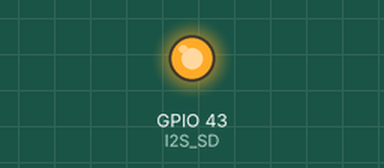
Simulated run of this sketch. Board: Seeed XIAO ESP32-S3. Parts: output pins drawn as LEDs (lit = HIGH). I2S audio is not simulated (input reads silence); what the sketch prints to the serial monitor is not drawn.

Above: at 1.1 s.
At 11.1 s:
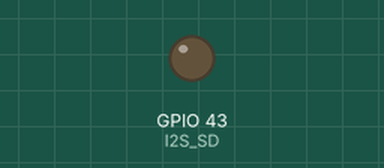
Timing chart, 0 to 12.6 s (numbered marks = the images above):
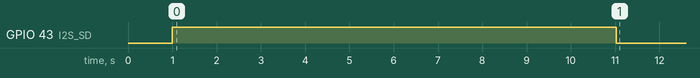

The sketch:

MAX98357_TEST.ino
```cpp
/*
 * MAX98357A Speaker Test for XIAO ESP32S3 Sense
 *
 * Generates a 440Hz sine wave test tone via I2S.
 * No SD card or audio file needed.
 *
 * ==================== WIRING ====================
 *
 *   XIAO ESP32S3 Sense        MAX98357A
 *   ──────────────────        ─────────
 *   GND                 --->  GND
 *   3.3V                --->  VIN
 *   D1 (GPIO2)          --->  BCLK
 *   D0 (GPIO1)          --->  LRC (WS)
 *   D3 (GPIO4)          --->  DIN
 *   D6 (GPIO43)         --->  SD    (可选: 也可将SD直接接3.3V,代码中将I2S_SD改为-1)
 *   3.3V                --->  GAIN  (12dB增益, 其它增益见下方)
 *
 *   扬声器 + / -        --->  MAX98357A 输出端子 (+ / -)
 *
 * ==================== GAIN 选择 ====================
 *   GAIN 接 GND       -> 9dB
 *   GAIN 悬空          -> 6dB
 *   GAIN 接 VDD(3.3V)  -> 12dB (推荐)
 *   GAIN 经100K到GND   -> 3dB
 *   GAIN 经100K到VDD   -> 15dB
 *
 * ================ XIAO 引脚速查表 =================
 *   XIAO引脚 | GPIO | 备注
 *   D0       |  1   | 空闲,本次用作 LRC
 *   D1       |  2   | 空闲,本次用作 BCLK
 *   D2       |  3   | 共享SD卡CS (勿用)
 *   D3       |  4   | 空闲,本次用作 DOUT
 *   D4       |  5   | I2C SDA
 *   D5       |  6   | I2C SCL
 *   D6       | 43   | UART TX(空闲可用),本次用作 SD
 *   D7       | 44   | UART RX
 *   D8       |  7   | 共享SD卡SCK (勿用)
 *   D9       |  8   | 共享SD卡MISO (勿用)
 *   D10      |  9   | 共享SD卡MOSI (勿用)
 *   板载LED | 21   | 用户LED (低电平亮)
 *   板载PDM麦克风 | 41/42 | 如需释放出来需切断J1/J2焊盘
 * ==================================================
 */

#include <driver/i2s.h>

// --- I2S 引脚定义 (按需修改) ---
#define I2S_BCLK  2    // Bit Clock  -> XIAO D1
#define I2S_LRC   1    // Word Select -> XIAO D0
#define I2S_DOUT  4    // Data Out    -> XIAO D3
#define I2S_SD   43    // Shutdown    -> XIAO D6 (设为-1则直接接3.3V)

// --- 音频参数 ---
#define SAMPLE_RATE     44100
#define TONE_FREQ       440   // A4音符
#define AMPLITUDE       3000  // 0~32767, 留余量避免削波

// --- 内部常量 ---
const int WAVE_TABLE_SIZE = 256;
int16_t sine_table[WAVE_TABLE_SIZE];

void I2S_Init() {
  i2s_config_t i2s_config = {
    .mode = (i2s_mode_t)(I2S_MODE_MASTER | I2S_MODE_TX),
    .sample_rate = SAMPLE_RATE,
    .bits_per_sample = I2S_BITS_PER_SAMPLE_16BIT,
    .channel_format = I2S_CHANNEL_FMT_RIGHT_LEFT,
    .communication_format = (i2s_comm_format_t)(I2S_COMM_FORMAT_I2S | I2S_COMM_FORMAT_I2S_MSB),
    .intr_alloc_flags = ESP_INTR_FLAG_LEVEL1,
    .dma_buf_count = 8,
    .dma_buf_len = 256
  };

  i2s_pin_config_t pin_config = {
    .bck_io_num = I2S_BCLK,
    .ws_io_num = I2S_LRC,
    .data_out_num = I2S_DOUT,
    .data_in_num = I2S_PIN_NO_CHANGE
  };

  i2s_driver_install(I2S_NUM_0, &i2s_config, 0, NULL);
  i2s_set_pin(I2S_NUM_0, &pin_config);
  i2s_set_clk(I2S_NUM_0, SAMPLE_RATE, I2S_BITS_PER_SAMPLE_16BIT, I2S_CHANNEL_STEREO);

  Serial.println("I2S 初始化完成.");
}

void generateSineTable() {
  for (int i = 0; i < WAVE_TABLE_SIZE; i++) {
    sine_table[i] = (int16_t)(AMPLITUDE * sin(2.0 * PI * i / WAVE_TABLE_SIZE));
  }
}

void fillToneBuffer(int16_t* buf, int numFrames) {
  static float phase = 0;
  float phase_step = (float)TONE_FREQ * WAVE_TABLE_SIZE / SAMPLE_RATE;

  for (int i = 0; i < numFrames; i++) {
    int idx = (int)phase % WAVE_TABLE_SIZE;
    int16_t sample = sine_table[idx];
    buf[i * 2] = sample;       // 左声道
    buf[i * 2 + 1] = sample;   // 右声道
    phase += phase_step;
    if (phase >= WAVE_TABLE_SIZE) phase -= WAVE_TABLE_SIZE;
  }
}

void setup() {
  Serial.begin(115200);
  delay(1000);
  Serial.println("\n========== MAX98357A 扬声器测试 ==========");

  // 启用功放
  if (I2S_SD >= 0) {
    pinMode(I2S_SD, OUTPUT);
    digitalWrite(I2S_SD, HIGH);
    Serial.printf("SD引脚 GPIO%d 设为高电平 (功放开启)\n", I2S_SD);
  } else {
    Serial.println("SD引脚未使用 (请确保已外接3.3V)");
  }

  // 生成正弦波表
  generateSineTable();
  Serial.printf("正弦波表已生成: %d Hz, 振幅 %d\n", TONE_FREQ, AMPLITUDE);

  // 初始化 I2S
  I2S_Init();
  Serial.printf("采样率: %d Hz\n", SAMPLE_RATE);

  // 播放 10 秒 440Hz 测试音
  const int FRAMES_PER_BUFFER = 256;
  int16_t buf[FRAMES_PER_BUFFER * 2];  // 立体声, 每帧2个采样
  size_t bytes_written;

  Serial.println("正在播放 440Hz 测试音... (持续10秒)");
  Serial.println("如果接线正确,你应该听到连续的蜂鸣声.\n");

  unsigned long start = millis();
  while (millis() - start < 10000) {
    fillToneBuffer(buf, FRAMES_PER_BUFFER);
    i2s_write(I2S_NUM_0, buf, sizeof(buf), &bytes_written, portMAX_DELAY);
  }

  // 停止并清理
  i2s_zero_dma_buffer(I2S_NUM_0);

  if (I2S_SD >= 0) {
    digitalWrite(I2S_SD, LOW);
    Serial.println("SD引脚设为低电平 (功放关闭)");
  }

  i2s_driver_uninstall(I2S_NUM_0);
  Serial.println("测试结束.");
}

void loop() {
  delay(1000);
}
```
